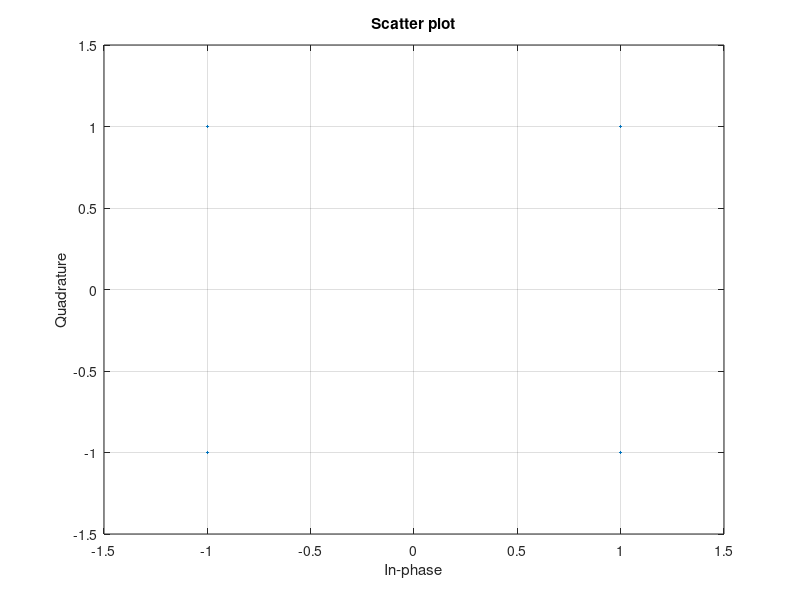
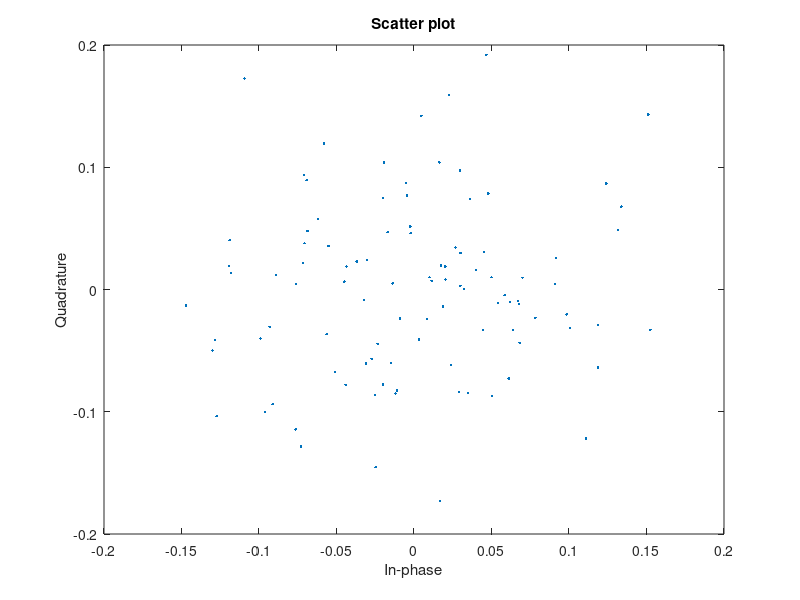
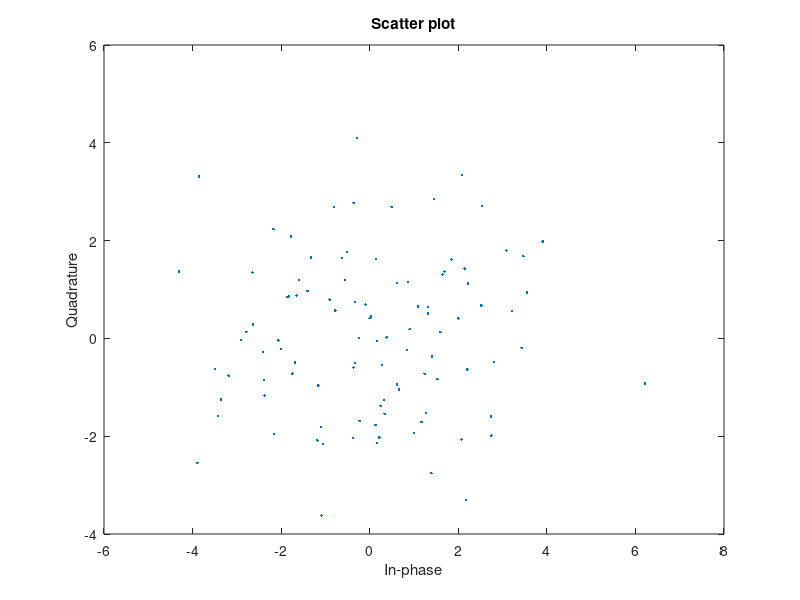

Here is the MATLAB script that generated these plots, in order:
close all;
clear;
clc;

M = 4;          % Modulation level
m = log2(M);    % Bits per symbol
N = 400;        % Number of symnbol
N_size = N/2;
data_bits=randsrc(1,N,[[0,1];[0.5,0.5]]);

S1 = data_bits(1:2:end);        % two streams
S2 = data_bits(2:2:end);
B(1:2,:) =[S1;S2]; 
qpsk_sig = sqrt(2)*((S1==0).*(S2==0)*(exp(1i*pi/4)) ...
          + (S1==0).*(S2==1)*(exp(3*1i*pi/4)) ... 
          + (S1==1).*(S2==1)*(exp(5*1i*pi/4)) ...
          + (S1==1).*(S2==0)*(exp(7*1i*pi/4))); 
      
a = qpsk_sig';
txout = ifft(a,N_size);

h = sqrt(0.5*((randn(length(a),1)).^2+(randn(length(a),1)).^2));
n(1:length(a),1) = (randn(length(a),1)+1i*randn(length(a),1));
N0 = 1/(10^(20/10));

rx(1:length(a),1) = txout.*h + sqrt(N0/2)*n(1:length(a),1);   % rayleig and awgn added signal    
rx_eq = rx.*conj(h);
rx_fft = fft(rx_eq,length(a));



scatterplot(a,2)
grid on
hold on
scatterplot(txout,2)
scatterplot(rx_fft,2)




